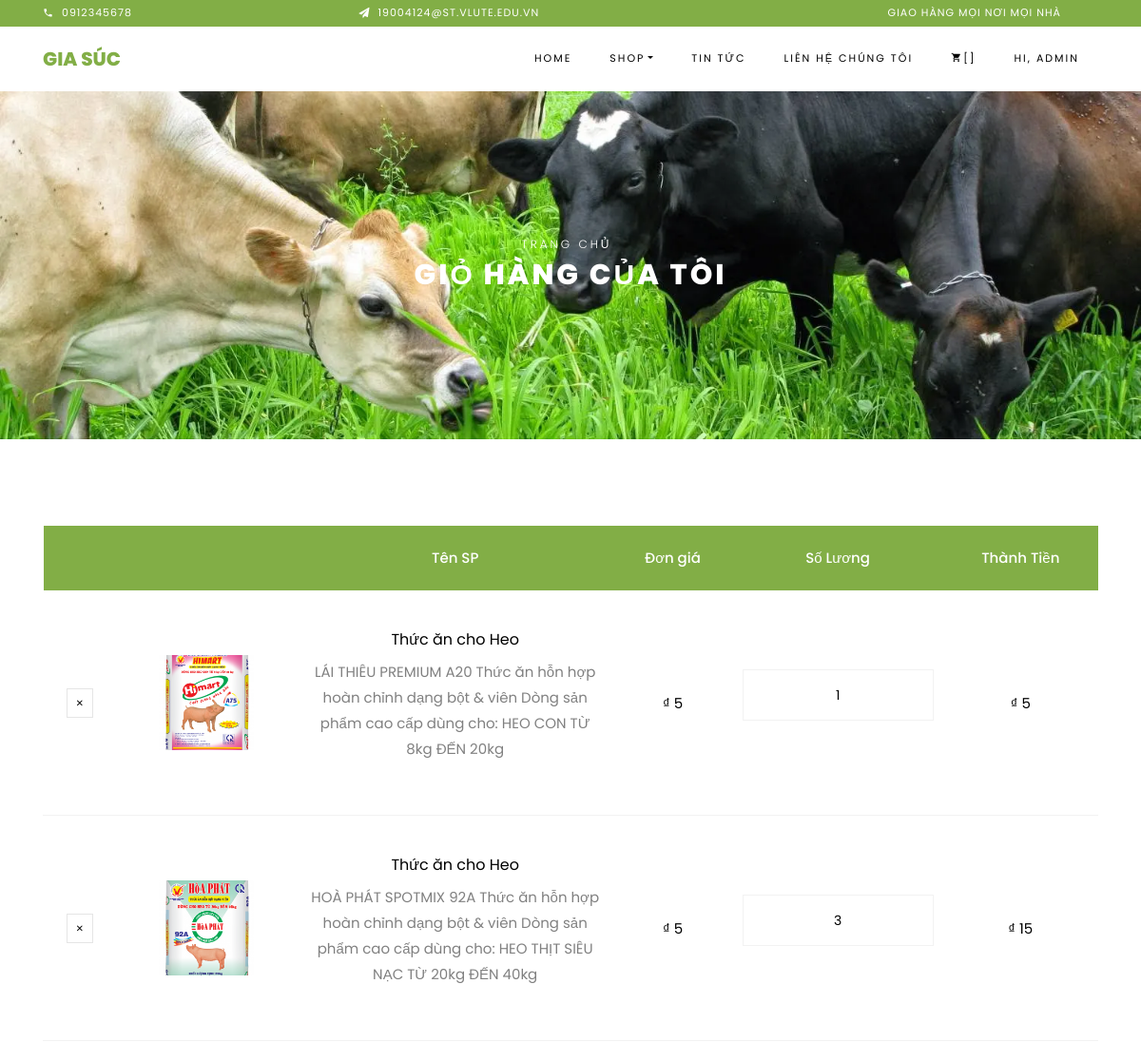
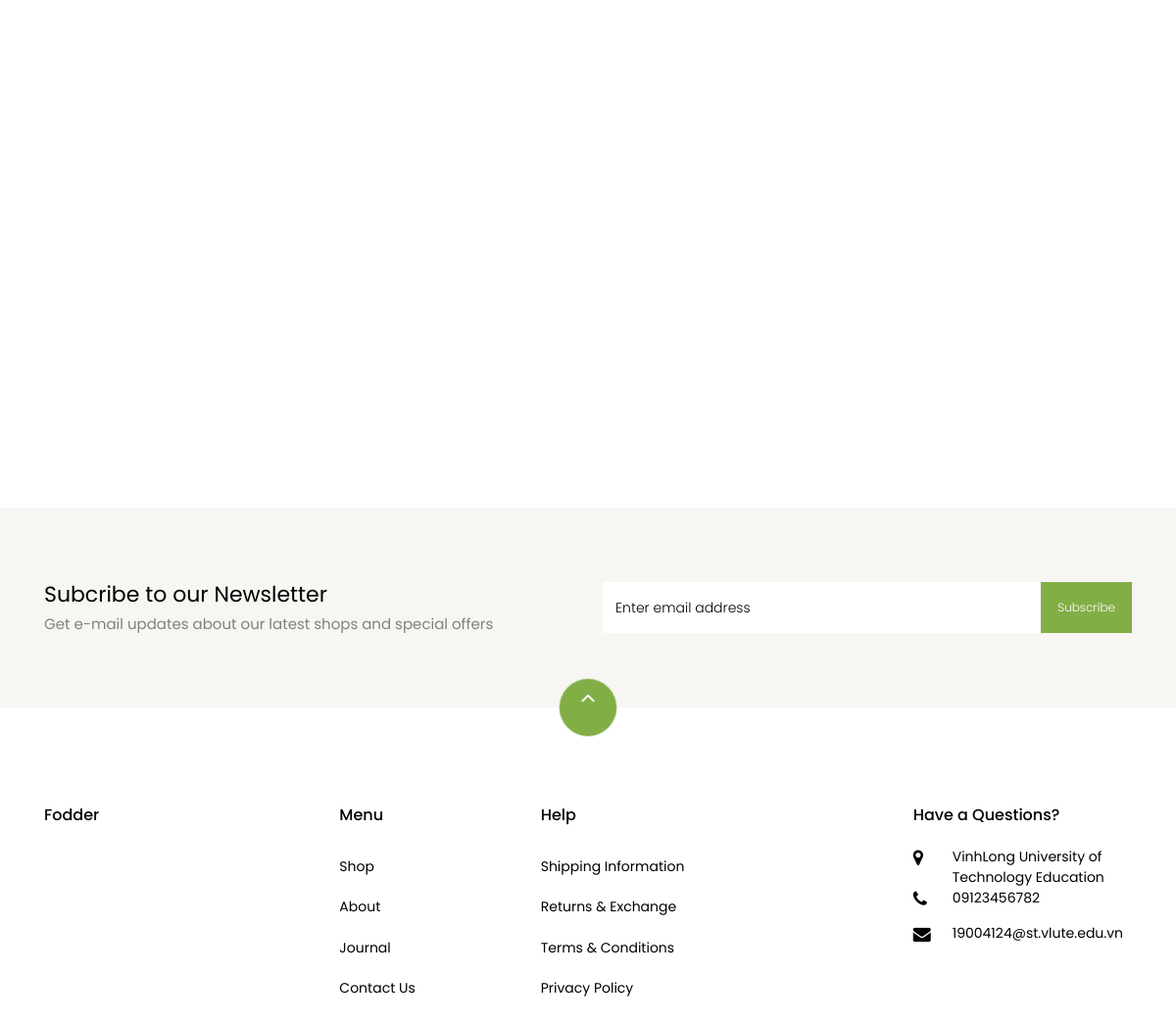
Page /cart/ (signed in) on the committed database (2 pictures, top to bottom).
### shop/models.py (models this page shows, shortened)
class OrderDetail(models.Model):
    user = models.ForeignKey(settings.AUTH_USER_MODEL,
                             on_delete=models.SET_NULL, null=True)
    customer = models.ForeignKey(
        Customer, on_delete=models.SET_NULL, null=True, blank=True)
    ordered = models.BooleanField(default=False)
    item = models.ForeignKey(Product, null=True, on_delete=models.SET_NULL)
    quantity = models.PositiveSmallIntegerField(default=1)
    description = models.CharField(max_length=255, null=True, blank=True)
    created_at = models.DateTimeField(auto_now_add=True)
    updated_at = models.DateTimeField(auto_now=True)
    def get_total_item_price(self):
        return self.quantity * self.item.price

class Product(models.Model):
    name = models.CharField(max_length=100)
    photo = models.ImageField(upload_to='products')
    price = models.IntegerField()
    details = models.TextField()
    category = models.ForeignKey(Category, on_delete=models.CASCADE)
    author = models.ForeignKey(AuthorProfile, on_delete=models.CASCADE)
    is_draft = models.BooleanField(default=False)
    date = models.DateTimeField(auto_now_add=True)
    inventory = models.IntegerField(default=1)

### cart/views.py (the view)
# urls.py: path('', views.cart_page, name='cart'),
def cart_page(request):
    try:
        cart = Order.objects.get(user=request.user, ordered=False)
    except:
        messages.error(request, "You haven't shop yet")
        return render(request, 'base/errors.html')
    context = {
        "cart": cart
    }
    try:
        lineOrder = cart.lineOrder.all()
        context["lineOrderList"] = lineOrder
    except Exception as err:
        print(err)
        context["lineOrderList"] = []
    return render(request, 'cart/cart.html', context)

### shop/models.py (called while the page is built)
    def get_discount_price(self):
        discount = 0
        if self.coupon:
            print(self.coupon)
            discount = self.coupon.discount_value if self.coupon.discount_value else 0
        return discount

    def get_total_price(self):
        total = 0
        for order_item in self.lineOrder.all():
            total += order_item.get_total_item_price()
        return total

    def get_final_price(self):
        return self.get_total_price() + self.shipping_price + self.get_discount_price()

### templates/cart/cart.html (shortened to what this page needs)
{% extends 'base/base.html' %}
{% load static %}
{% block content %}
    <div class="hero-wrap hero-bread" style="background-image: url({% static 'images/giasuc.jpg' %});">
      <div class="container">
        <div class="row no-gutters slider-text align-items-center justify-content-center">
          <div class="col-md-9 ftco-animate text-center">
          	<p class="breadcrumbs"><span class="mr-2"><a href="{% url 'home' %}">Trang chủ</a></span> </p>
            <h1 class="mb-0 bread">Giỏ Hàng Của Tôi</h1>
          </div>
        </div>
      </div>
    </div>
    <section class="ftco-section ftco-cart">
			<div class="container">
				<div class="row">
    			<div class="col-md-12 ftco-animate">
    				<div class="cart-list">
	    				<table class="table">
						    <thead class="thead-primary">
						      <tr class="text-center">
						        <th>&nbsp;</th>
						        <th>&nbsp;</th>
						        <th>Tên SP</th>
						        <th>Đơn giá</th>
						        <th>Số Lương</th>
						        <th>Thành Tiền</th>
						      </tr>
						    </thead>
						    <tbody>
							{% for order in lineOrderList %}
								<tr class="text-center">
									<td class="product-remove"><a href="#"><span class="ion-ios-close"></span></a></td>
									<td class="image-prod"><div class="img" style="background-image:url({{order.item.photo.url}});"></div></td>
									<td class="product-name">
										<h3>{{order.item.name}}</h3>
										<p>{{order.item.details}}</p>
									</td>
									<td class="price">₫ {{order.item.price}}</td>
									<td class="quantity">
										<div class="input-group mb-3">
										<input type="text" name="quantity" class="quantity form-control input-number" value="{{order.quantity}}" min="0" max="100" disabled>
									</div>
								</td>
									<td class="total">₫ {{order.get_total_item_price}}</td>
								</tr>
							{% endfor %}
						    </tbody>
						  </table>
					  </div>
    			</div>
    		</div>
    		<div class="row justify-content-end">
    		</div>
			</div>
		</section>
		<section class="ftco-section ftco-no-pt ftco-no-pb py-5 bg-light">
      <div class="container py-4">
        <div class="row d-flex justify-content-center py-5">
          <div class="col-md-6">
          	<h2 style="font-size: 22px;" class="mb-0">Subcribe to our Newsletter</h2>
          	<span>Get e-mail updates about our latest shops and special offers</span>
          </div>
          <div class="col-md-6 d-flex align-items-center">
            <form action="#" class="subscribe-form">
              <div class="form-group d-flex">
                <input type="text" class="form-control" placeholder="Enter email address">
                <input type="submit" value="Subscribe" class="submit px-3">
              </div>
            </form>
          </div>
        </div>
      </div>
    </section>
{% endblock %}

### templates/base/base.html (shortened to what this page needs)
<!DOCTYPE html>
<html lang="en">
  {% load static %}
  {% include 'base/header.html' %}
  <body class="goto-here">
    {% include 'base/navbar.html' %}
    {% block content %}
    {% endblock %}
    {% include 'base/footer.html' %}
  </body>
</html>

### templates/base/header.html (shortened to what this page needs)
{% load static %}
<head>
  <link rel="stylesheet" href="{% static 'css/open-iconic-bootstrap.min.css' %}">
  <link rel="stylesheet" href="{% static 'css/animate.css' %}">
  <link rel="stylesheet" href="{% static 'css/owl.carousel.min.css' %}">
  <link rel="stylesheet" href="{% static 'css/owl.theme.default.min.css' %}">
  <link rel="stylesheet" href="{% static 'css/magnific-popup.css' %}">
  <link rel="stylesheet" href="{% static 'css/aos.css' %}">
  <link rel="stylesheet" href="{% static 'css/ionicons.min.css' %}">
  <link rel="stylesheet" href="{% static 'css/bootstrap-datepicker.css' %}">
  <link rel="stylesheet" href="{% static 'css/jquery.timepicker.css' %}">
  <link rel="stylesheet" href="{% static 'css/flaticon.css' %}">
  <link rel="stylesheet" href="{% static 'css/icomoon.css' %}">
  <link rel="stylesheet" href="{% static 'css/style.css' %}">
</head>

### templates/base/navbar.html (shortened to what this page needs)
<div class="py-1 bg-primary">
  <div class="container">
    <div class="row no-gutters d-flex align-items-start align-items-center px-md-0">
      <div class="col-lg-12 d-block">
        <div class="row d-flex">
          <div class="col-md pr-4 d-flex topper align-items-center">
            <div class="icon mr-2 d-flex justify-content-center align-items-center"><span class="icon-phone2"></span></div>
            <span class="text">0912345678</span>
          </div>
          <div class="col-md pr-4 d-flex topper align-items-center">
            <div class="icon mr-2 d-flex justify-content-center align-items-center"><span class="icon-paper-plane"></span></div>
            <span class="text">19004124@st.vlute.edu.vn</span>
          </div>
          <div class="col-md-5 pr-4 d-flex topper align-items-center text-lg-right">
            <span class="text">Giao hàng mọi nơi mọi nhà</span>
          </div>
        </div>
      </div>
    </div>
  </div>
</div>
<nav class="navbar navbar-expand-lg navbar-dark ftco_navbar bg-dark ftco-navbar-light" id="ftco-navbar">
  <div class="container">
    <a class="navbar-brand" href="{% url 'home' %}">Gia Súc</a>
    <div class="collapse navbar-collapse" id="ftco-nav">
      <ul class="navbar-nav ml-auto">
        <li class="nav-item active"><a href="{% url 'home' %}" class="nav-link">Home</a></li>
        <li class="nav-item dropdown">
          <a class="nav-link dropdown-toggle" href="#" id="dropdown04" data-toggle="dropdown" aria-haspopup="true" aria-expanded="false">Shop</a>
        </li>
        <li class="nav-item"><a href="{% url 'blog' %}" class="nav-link">Tin tức</a></li>
        <li class="nav-item"><a href="{% url 'contact' %}" class="nav-link">Liên hệ chúng tôi</a></li>
        <li class="nav-item cta cta-colored"><a href="{% url 'cart' %}" class="nav-link" id='cart-count'><span class="icon-shopping_cart"></span><span id='countNumber'>[{{count}}]</span></a></li>
        {%if user.is_authenticated %}
         <li class="nav-item"><a class="nav-link">Hi, {{user.get_username}}</a></li>
        {%else%}
         <li class="nav-item"><a href="{% url 'signin' %}" class="nav-link">Đăng nhập</a></li>
        {%endif%}
      </ul>
    </div>
  </div>
</nav>

### templates/base/footer.html (shortened to what this page needs)
<footer class="ftco-footer ftco-section">
  <div class="container">
    <div class="row">
      <div class="mouse">
        <a href="#" class="mouse-icon">
          <div class="mouse-wheel"><span class="ion-ios-arrow-up"></span></div>
        </a>
      </div>
    </div>
    <div class="row mb-5">
      <div class="col-md">
        <div class="ftco-footer-widget mb-4">
          <h2 class="ftco-heading-2">Fodder</h2>
          <ul class="ftco-footer-social list-unstyled float-md-left float-lft mt-5">
          </ul>
        </div>
      </div>
      <div class="col-md">
        <div class="ftco-footer-widget mb-4 ml-md-5">
          <h2 class="ftco-heading-2">Menu</h2>
          <ul class="list-unstyled">
            <li><a href="#" class="py-2 d-block">Shop</a></li>
            <li><a href="{% url 'about' %}" class="py-2 d-block">About</a></li>
            <li><a href="#" class="py-2 d-block">Journal</a></li>
            <li><a href="{% url 'contact' %}" class="py-2 d-block">Contact Us</a></li>
          </ul>
        </div>
      </div>
      <div class="col-md-4">
         <div class="ftco-footer-widget mb-4">
          <h2 class="ftco-heading-2">Help</h2>
          <div class="d-flex">
            <ul class="list-unstyled mr-l-5 pr-l-3 mr-4">
              <li><a href="#" class="py-2 d-block">Shipping Information</a></li>
              <li><a href="#" class="py-2 d-block">Returns &amp; Exchange</a></li>
              <li><a href="#" class="py-2 d-block">Terms &amp; Conditions</a></li>
              <li><a href="#" class="py-2 d-block">Privacy Policy</a></li>
            </ul>
          </div>
        </div>
      </div>
      <div class="col-md">
        <div class="ftco-footer-widget mb-4">
          <h2 class="ftco-heading-2">Have a Questions?</h2>
          <div class="block-23 mb-3">
            <ul>
              <li><span class="icon icon-map-marker"></span><span class="text">VinhLong University of Technology Education</span></li>
              <li><a href="#"><span class="icon icon-phone"></span><span class="text">09123456782</span></a></li>
              <li><a href="#"><span class="icon icon-envelope"></span><span class="text"> 19004124@st.vlute.edu.vn</span></a></li>
            </ul>
          </div>
        </div>
      </div>
    </div>
  </div>
</footer>

### templates/base/js.html (shortened to what this page needs)
{% load static %}

### static/css/icomoon.css (style rules this page uses)
[class^="icon-"], [class*=" icon-"] { font-family: 'icomoon' !important; speak: none; font-style: normal; font-weight: normal; font-variant: normal; text-transform: none; line-height: 1; -webkit-font-smoothing: antialiased; -moz-osx-font-smoothing: grayscale; }
.icon-map-marker:before { content: "\f041"; }
.icon-phone:before { content: "\f095"; }
.icon-envelope:before { content: "\f0e0"; }
.icon-paper-plane:before { content: "\f1d8"; }
.icon-phone2:before { content: "\e0cd"; }
.icon-shopping_cart:before { content: "\e8cc"; }

### rows in the picture
OrderDetail: item.photo (picture), item.name "Thức ăn cho Heo", item.details "LÁI THIÊU PREMIUM A20 Thức ăn hỗn hợp hoàn chỉnh dạng bột & viên Dòng sản phẩm cao cấp dùng cho: HEO CON TỪ 8kg ĐẾN 20kg", item.price "5", quantity "1", get_total_item_price "5"
OrderDetail: item.photo (picture), item.name "Thức ăn cho Heo", item.details "HOÀ PHÁT SPOTMIX 92A Thức ăn hỗn hợp hoàn chỉnh dạng bột & viên Dòng sản phẩm cao cấp dùng cho: HEO THỊT SIÊU NẠC TỪ 20kg ĐẾN 40kg", item.price "5", quantity "3", get_total_item_price "15"

### other values in the picture
{{ user.get_username }} "ADMIN"
